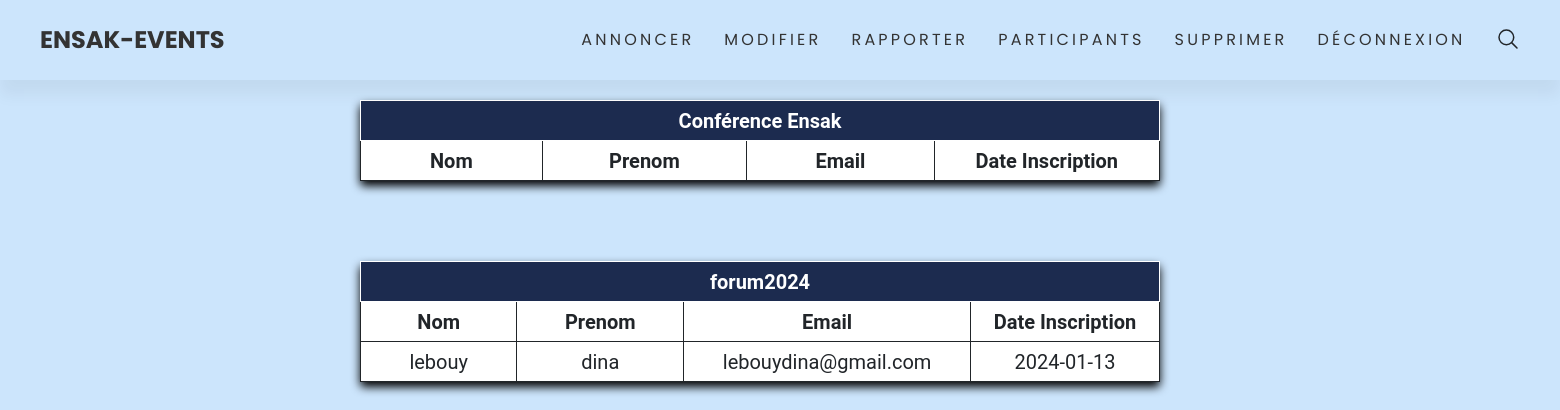
The app's page /participation.php (signed in) with its own data.
### tables this page shows
CREATE TABLE `evenements` (
  `id` varchar(30) NOT NULL,
  `titre` varchar(200) NOT NULL,
  `motivation` text NOT NULL,
  `description` text NOT NULL,
  `date` date NOT NULL,
  `lieu` varchar(250) NOT NULL,
  `categorie` varchar(250) NOT NULL,
  `affiche` varchar(40) NOT NULL,
  `id_organisateur` int(11) NOT NULL
);

CREATE TABLE `inscriptions` (
  `id_inscriptions` int(11) NOT NULL,
  `id_evenement` varchar(30) NOT NULL,
  `id_participant` int(11) NOT NULL,
  `date_inscription` date NOT NULL
);

CREATE TABLE `participants` (
  `id_participant` int(11) NOT NULL,
  `nom` varchar(20) NOT NULL,
  `email` varchar(40) NOT NULL,
  `telephone` varchar(20) NOT NULL,
  `prenom` varchar(30) NOT NULL
);

### participation.php (the view, shortened to what this page needs)
<?php
include('connexion.php');
  ?>
<!DOCTYPE html>
<html lang="en">
<head>
     <link href="decore.css" rel="stylesheet" type="text/css">
    <link  rel="stylesheet" href="bootstrap5/css/bootstrap.min.css">
    <link rel="stylesheet" type="text/css" href="https://cdnjs.cloudflare.com/ajax/libs/font-awesome/6.4.2/css/all.min.css">
</head>
<body>
      <header>
    <a href="#" class="logo">ENSAK-EVENTS</a>
    <div class="group">
    <ul class="navigation">
    <li><a href="Annonce.php">Annoncer</a></li>
    <li><a href="modifier.html">Modifier</a></li>
    <li><a href="constructiondurapp.php">Rapporter</a></li>
    <li><a href="participation.php">Participants</a></li>
    <li><a href="delete.php">Supprimer</a></li>
    <li><a href="deconnexion.php">Déconnexion</a></li>
    </ul>
    <div class="search">
     <span class="icon">
     <ion-icon name="search-outline" class="searchBtn"></ion-icon>
     </span>
    </div>
    </div>
    </header>
<?php
        $organisateur=$_SESSION['id_organisateur'] ;
        $sql2="SELECT titre,id AS even FROM evenements WHERE id_organisateur ='$organisateur'";
        $result2=mysqli_query($conn,$sql2);
          echo '<div class="tab">';
        while($row2=mysqli_fetch_assoc($result2)){
            echo "<table cellspacing='0' cellpadding='1'>";
            echo "<tr>";
            echo "<th id='titre' colspan='4'>{$row2['titre']}</th>";
            echo "</tr>";
            echo "<tr>";
            echo "<th> Nom </th>";
            echo "<th> Prenom </th>";
            echo "<th> Email </th>";
            echo "<th> Date Inscription </th>";
            echo "</tr>";
            $sql3="SELECT id_participant as par,date_inscription as dat  FROM inscriptions WHERE id_evenement='".$row2['even']."'";
            $result3=mysqli_query($conn,$sql3);
           while( $participant=mysqli_fetch_assoc($result3)){
            $sql4="SELECT nom,prenom,email FROM participants where id_participant='".$participant['par']."'";
            $result4=mysqli_query($conn,$sql4);
            $result4=mysqli_fetch_assoc($result4);
            echo "<tr>";
            echo "<td> {$result4['nom']}  </td>";
            echo "<td> {$result4['prenom']}  </td>";
            echo "<td> {$result4['email']}  </td>";
            echo "<td> {$participant['dat']}  </td>";
            echo "</tr>";
        }
    }
        echo "</table>";
         echo "</div>";
?>
</body>
</html>

### decore.css (style rules this page uses)
* { margin: 0; padding: 0; box-sizing: border-box; font-family: 'Poppins',sans-serif; }
.navigation { margin-bottom:1px; }
header { position: absolute; top: 0; left: 0; width: 100%; height: 80px; background-image:linear-gradient(to left,#4193fe,#417E80); padding : 20px 40px; display: flex; justify-content: space-between; align-items: center; box-shadow: 0 15px 15px rgba(0,0,0,0.05); }
.logo { color: #333333; text-decoration: none; font-size: 1.5em; font-weight: 700; text-transform: uppercase; letter-spacing: 0.1em; }
.group { display: flex; align-items:center; }
header ul { position:relative; display:flex; gap:30px; }
header ul li { list-style:none; }
header ul li a { position:relative; text-decoration:none; font-size:1em; color:#333; text-transform:uppercase; letter-spacing:0.2em; }
header ul li a::before { content:''; position:absolute; bottom:-2px; width:100%; height:2px; background:#333; transform:scaleX(0); transition:transform 0.5s ease-in-out; transform-origin:right; }
header .search { position:relative; display:flex; justify-content:center; align-items:center; font-size:1.5em; z-index:10; cursor:pointer; }
.searchBtn { position:relative; left:30px; top:2.5px; transition: 0.5s ease-in-out; }

### participation.php (style rules this page uses)
body { background-image:linear-gradient(to left,rgb(204, 229, 252),rgb(204, 229, 252)); }
table,th,td { border:1px solid ; text-align:center; width:800px; justify-content: center; align-items: center; height: 5vh; font-size:20px; font-family:'Roboto'; background-color: white; }
table { border-radius:4px; margin:10vh 30vh 30px 45vh; box-shadow: 0px 5px 10px 0px black; }
#titre { margin-right:0px; background-color: #1c2b4f; color:white; }
body { background-image:linear-gradient(to left,rgb(204, 229, 252),rgb(204, 229, 252)); min-height: 100vh; overflow-x: hidden; }
header { position: absolute; top: 0; left: 0; width: 100%; height: 80px; background-image:linear-gradient(to left,rgb(204, 229, 252),rgb(204, 229, 252)); padding : 20px 40px; display: flex; justify-content: space-between; align-items: center; box-shadow: 0 15px 15px rgba(0,0,0,0.05); }
.tab { margin-top: 100px; }

### records on screen
evenements: titre "Conférence Ensak"
evenements: titre "forum2024"
inscriptions: id_participant.nom "lebouy", id_participant.prenom "dina", id_participant.email "lebouydina@gmail.com", date_inscription "2024-01-13"
